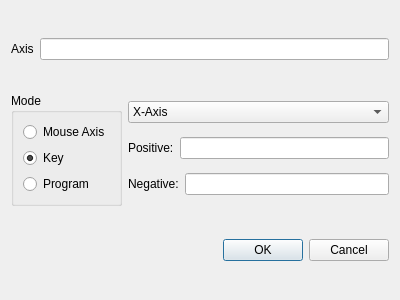
<?xml version="1.0" encoding="UTF-8"?>
<ui version="4.0">
 <class>MapAxisDialog</class>
 <widget class="QDialog" name="MapAxisDialog">
  <property name="geometry">
   <rect>
    <x>0</x>
    <y>0</y>
    <width>400</width>
    <height>300</height>
   </rect>
  </property>
  <property name="windowTitle">
   <string>Map Axis</string>
  </property>
  <layout class="QVBoxLayout" name="verticalLayout_5">
   <item>
    <layout class="QHBoxLayout" name="horizontalLayout_4">
     <item>
      <widget class="QLabel" name="label_2">
       <property name="text">
        <string>Axis</string>
       </property>
      </widget>
     </item>
     <item>
      <widget class="QLineEdit" name="axisEdit">
       <property name="readOnly">
        <bool>true</bool>
       </property>
      </widget>
     </item>
    </layout>
   </item>
   <item>
    <layout class="QHBoxLayout" name="horizontalLayout_3">
     <item>
      <widget class="QGroupBox" name="groupBox_2">
       <property name="sizePolicy">
        <sizepolicy hsizetype="Preferred" vsizetype="Preferred">
         <horstretch>0</horstretch>
         <verstretch>0</verstretch>
        </sizepolicy>
       </property>
       <property name="title">
        <string>Mode</string>
       </property>
       <layout class="QVBoxLayout" name="verticalLayout_4">
        <item>
         <widget class="QRadioButton" name="MouseRadio_2">
          <property name="text">
           <string>Mouse Axis</string>
          </property>
         </widget>
        </item>
        <item>
         <widget class="QRadioButton" name="keyRadio_2">
          <property name="text">
           <string>Key</string>
          </property>
          <property name="checked">
           <bool>true</bool>
          </property>
         </widget>
        </item>
        <item>
         <widget class="QRadioButton" name="ProgramRadio_2">
          <property name="text">
           <string>Program</string>
          </property>
         </widget>
        </item>
       </layout>
      </widget>
     </item>
     <item>
      <layout class="QVBoxLayout" name="verticalLayout_2">
       <property name="sizeConstraint">
        <enum>QLayout::SetMinimumSize</enum>
       </property>
       <item>
        <widget class="QComboBox" name="axisComboBox_2">
         <property name="sizePolicy">
          <sizepolicy hsizetype="Minimum" vsizetype="Fixed">
           <horstretch>0</horstretch>
           <verstretch>0</verstretch>
          </sizepolicy>
         </property>
         <item>
          <property name="text">
           <string>X-Axis</string>
          </property>
         </item>
         <item>
          <property name="text">
           <string>Y-Axis</string>
          </property>
         </item>
         <item>
          <property name="text">
           <string>Negative Scroll</string>
          </property>
         </item>
         <item>
          <property name="text">
           <string>Positive Scroll</string>
          </property>
         </item>
        </widget>
       </item>
       <item>
        <layout class="QHBoxLayout" name="horizontalLayout_5">
         <item>
          <widget class="QLabel" name="positiveLabel">
           <property name="text">
            <string>Positive:</string>
           </property>
          </widget>
         </item>
         <item>
          <widget class="QLineEdit" name="positiveEdit"/>
         </item>
        </layout>
       </item>
       <item>
        <layout class="QHBoxLayout" name="horizontalLayout_6">
         <item>
          <widget class="QLabel" name="negativeLabel">
           <property name="text">
            <string>Negative:</string>
           </property>
          </widget>
         </item>
         <item>
          <widget class="QLineEdit" name="negativeEdit"/>
         </item>
        </layout>
       </item>
      </layout>
     </item>
    </layout>
   </item>
   <item>
    <widget class="QDialogButtonBox" name="buttonBox">
     <property name="orientation">
      <enum>Qt::Horizontal</enum>
     </property>
     <property name="standardButtons">
      <set>QDialogButtonBox::Cancel|QDialogButtonBox::Ok</set>
     </property>
    </widget>
   </item>
  </layout>
 </widget>
 <resources/>
 <connections>
  <connection>
   <sender>buttonBox</sender>
   <signal>accepted()</signal>
   <receiver>MapAxisDialog</receiver>
   <slot>accept()</slot>
   <hints>
    <hint type="sourcelabel">
     <x>248</x>
     <y>254</y>
    </hint>
    <hint type="destinationlabel">
     <x>157</x>
     <y>274</y>
    </hint>
   </hints>
  </connection>
  <connection>
   <sender>buttonBox</sender>
   <signal>rejected()</signal>
   <receiver>MapAxisDialog</receiver>
   <slot>reject()</slot>
   <hints>
    <hint type="sourcelabel">
     <x>316</x>
     <y>260</y>
    </hint>
    <hint type="destinationlabel">
     <x>286</x>
     <y>274</y>
    </hint>
   </hints>
  </connection>
 </connections>
</ui>
